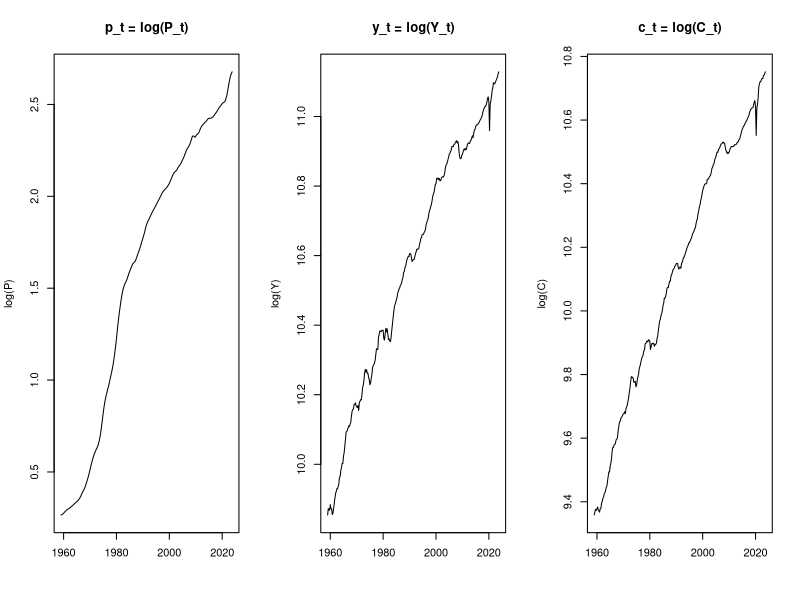
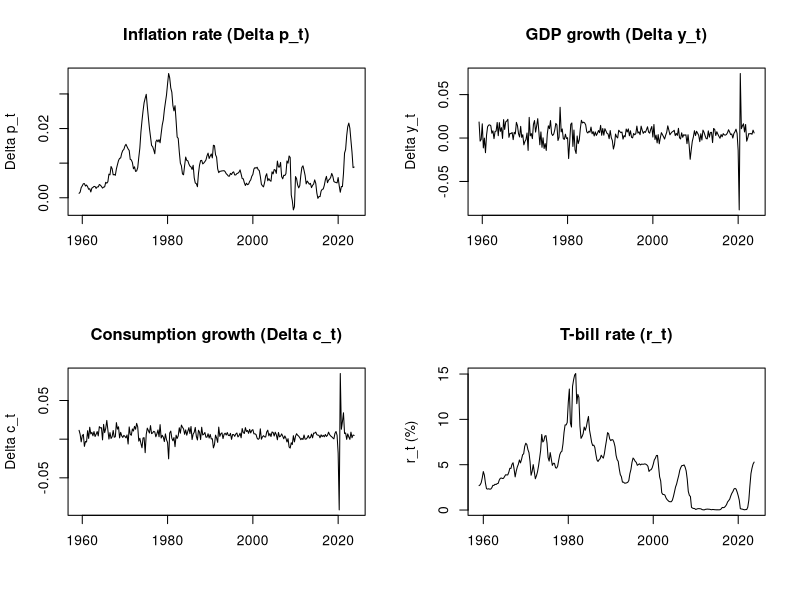

The R source for these figures, in order:
rm(list = ls())
library(readxl)

setwd(tryCatch(
  dirname(rstudioapi::getActiveDocumentContext()$path),
  error = function(e) getwd()
))

df <- read_excel("MacroData (1).xlsx", sheet = "data")
names(df)[1:5] <- c("date", "p", "r", "y", "c")
df$date <- as.Date(df$date)

# use 1959Q1 to 2023Q4 only
df <- df[1:260, ]

# log levels
df$pt <- log(df$p)
df$yt <- log(df$y)
df$ct <- log(df$c)

# first differences
df$dpt <- c(NA, diff(df$pt))
df$dyt <- c(NA, diff(df$yt))
df$dct <- c(NA, diff(df$ct))

df$trend <- 1:nrow(df)

# Figure 1 - log levels of p, y, c
par(mfrow = c(1, 3))
plot(df$date, df$pt, type = "l", xlab = "", ylab = "log(P)", main = "p_t = log(P_t)")
plot(df$date, df$yt, type = "l", xlab = "", ylab = "log(Y)", main = "y_t = log(Y_t)")
plot(df$date, df$ct, type = "l", xlab = "", ylab = "log(C)", main = "c_t = log(C_t)")
par(mfrow = c(1, 1))

# Figure 2 - first differences and interest rate
par(mfrow = c(2, 2))
plot(df$date[-1], df$dpt[-1], type = "l", xlab = "", ylab = "Delta p_t",
     main = "Inflation rate (Delta p_t)")
plot(df$date[-1], df$dyt[-1], type = "l", xlab = "", ylab = "Delta y_t",
     main = "GDP growth (Delta y_t)")
plot(df$date[-1], df$dct[-1], type = "l", xlab = "", ylab = "Delta c_t",
     main = "Consumption growth (Delta c_t)")
plot(df$date, df$r, type = "l", xlab = "", ylab = "r_t (%)",
     main = "T-bill rate (r_t)")
par(mfrow = c(1, 1))

# 1b(i) - trend regressions on log levels
lm_p <- lm(pt ~ trend, data = df)
lm_y <- lm(yt ~ trend, data = df)
lm_c <- lm(ct ~ trend, data = df)

summary(lm_p)
summary(lm_y)
summary(lm_c)

# 1b(ii) - means of first differences
mean(df$dpt, na.rm = TRUE)
mean(df$dyt, na.rm = TRUE)
mean(df$dct, na.rm = TRUE)

# compare delta hat (trend slope) vs mu hat (mean difference) - should be close
coef(lm_p)["trend"]
coef(lm_y)["trend"]
coef(lm_c)["trend"]
